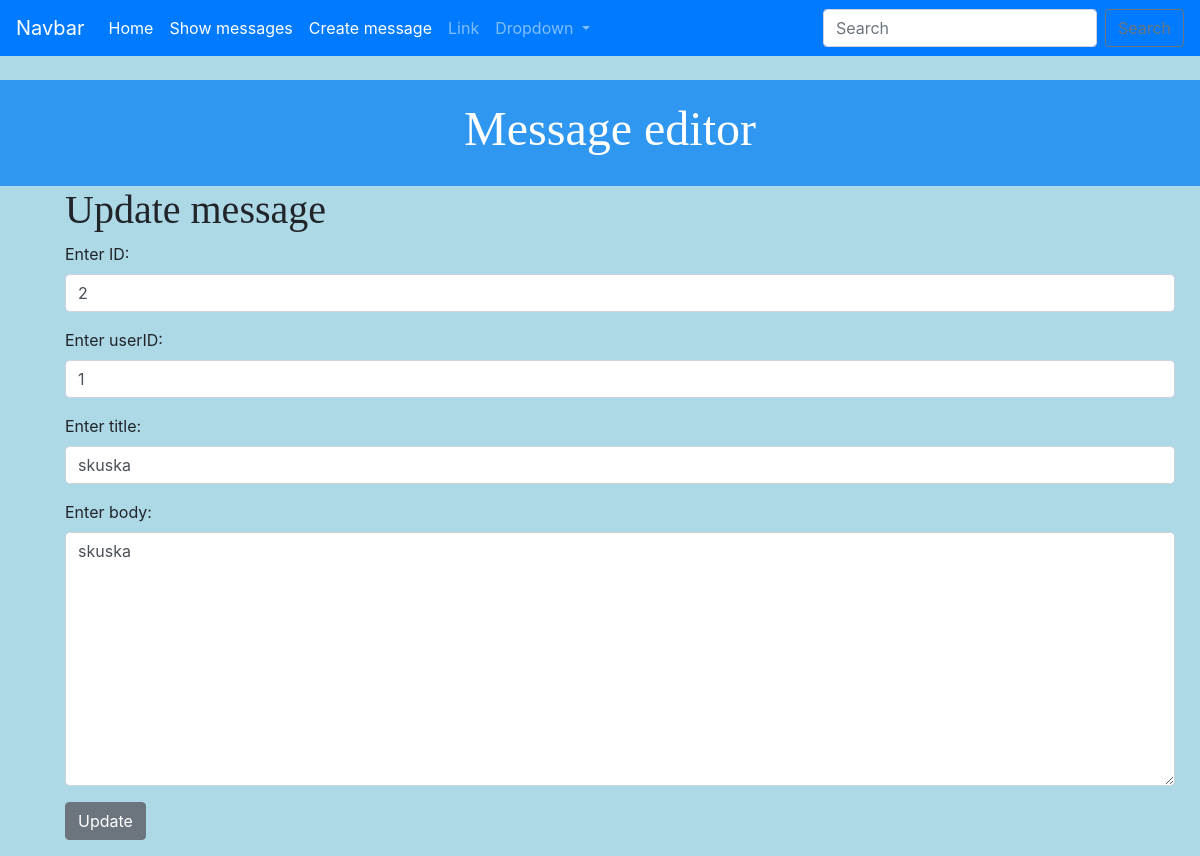
Page /message_editor/update_message/2 on the committed database.
### message_editor/models.py (models this page shows, shortened)
class Message(models.Model):
    id = models.PositiveIntegerField(primary_key=True)
    userId = models.IntegerField()
    title = models.CharField(max_length=200)
    body = models.CharField(max_length=200)

### message_editor/views.py (the view)
# urls.py: path('update_message/<id>', views.update_message, name='update-message'),
def update_message(request, id):
    message = Message.objects.get(pk = id)
    form = MessageForm(request.POST or None, instance = message)
    if form.is_valid():
        form.save()
        return redirect('messages')
    return render(request, 'message_editor/update_message.html', {'message': message, 'form':form})

### message_editor/forms.py
class MessageForm(forms.ModelForm):
    class Meta:
        model = Message
        fields=["id", "userId", "title", "body"]
        labels = {
            'id': 'Enter ID',
            'userId': 'Enter userID' ,
            'title': 'Enter title',
            'body': 'Enter body'
        }
        widgets = {
            'id': forms.TextInput(attrs={'class':'form-control', 'placeholder': 'ID' }),
            'userId': forms.TextInput(attrs={'class':'form-control','placeholder': 'userID'}),
            'title': forms.TextInput(attrs={'class':'form-control','placeholder': 'title'}),
             'body':forms.Textarea(attrs={'class':'form-control','placeholder':'body'})
        }

### message_editor/templates/message_editor/update_message.html (shortened to what this page needs)
{% extends 'message_editor/base.html' %}
{% block content %}
<h1>Update message</h1>
<form action="" method="POST">
    {{form.as_p}}
 <input type="submit" value = "Update" class = "btn btn-secondary">
{% endblock %}

### message_editor/static/css/message_editor.css (style rules this page uses)
body { background-color: lightblue; }
h1, h2, h3, h4 { font-family: 'Times New Roman', Serif; }

### rows in the picture
Message: id "2", userId "1", title "skuska", body "skuska"
